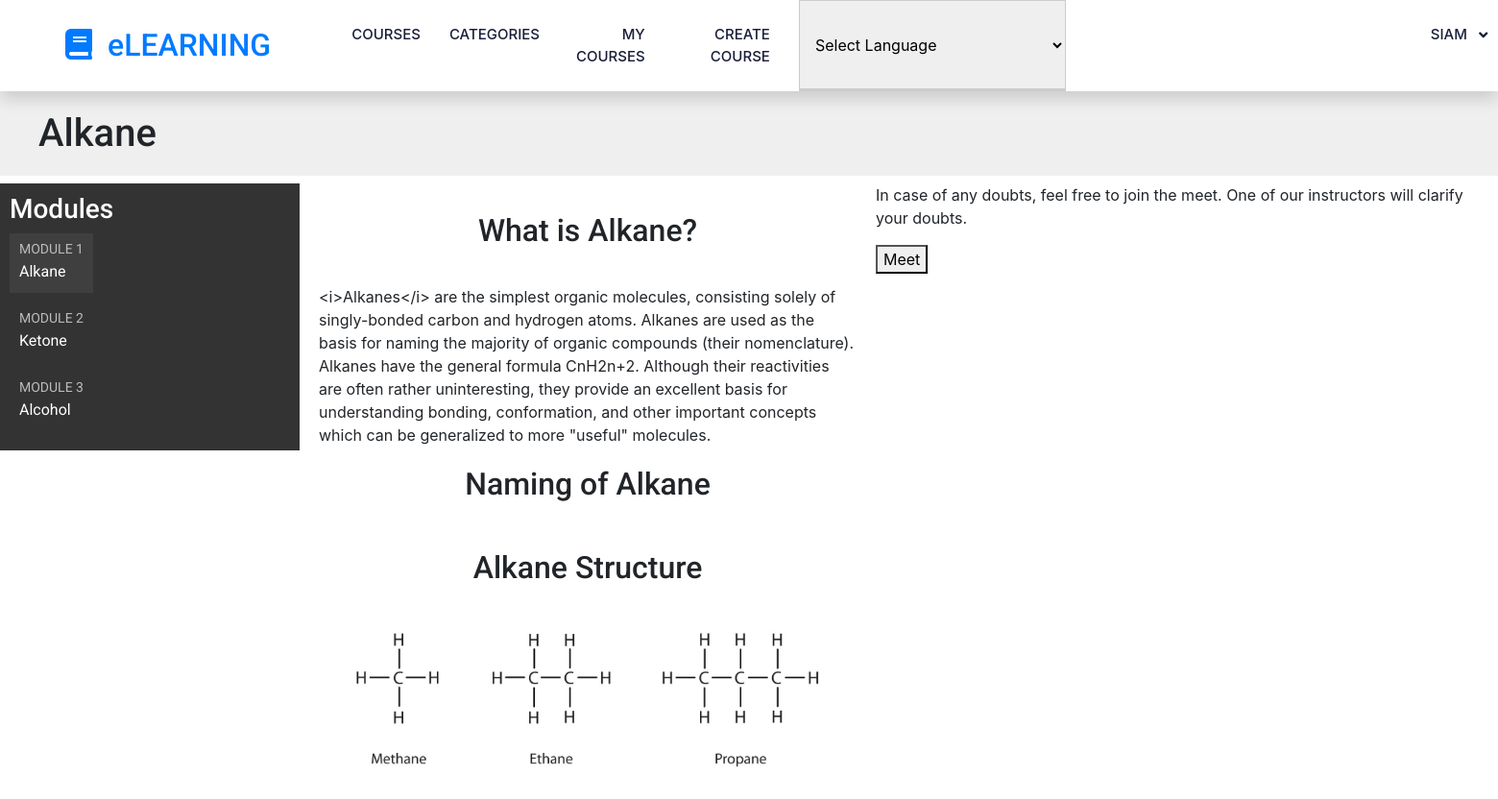
/students/course/3/ (signed in), run on the app's committed database.
### courses/models.py (models this page shows, shortened)
class Module(models.Model):
    course = models.ForeignKey(Course,
                        related_name='modules',
                        on_delete=models.CASCADE)
    title = models.CharField(max_length=200)
    description = models.TextField(blank=True)
    order = OrderField(blank=True, for_fields=['course'])
    class Meta:
        ordering = ['order'] #default ordering
    def __str__(self):
        return '{}. {}'.format(self.order, self.title)

class Content(models.Model):
    module = models.ForeignKey(Module,
                               related_name='contents',
                               on_delete=models.CASCADE)
    content_type = models.ForeignKey(ContentType,
                                     limit_choices_to={'model__in':('text',
                                                                    'video',
                                                                    'image',
                                                                    'file')},
                                     on_delete=models.CASCADE)
    object_id = models.PositiveIntegerField()
    item = GenericForeignKey('content_type', 'object_id')
    order = OrderField(blank=True, for_fields=['module'])
    class Meta:
            ordering = ['order']

class ItemBase(models.Model):
    owner = models.ForeignKey(User,
                              related_name='%(class)s_related',
                              on_delete=models.CASCADE)
    title = models.CharField(max_length=250)
    created = models.DateTimeField(auto_now_add=True)
    updated = models.DateTimeField(auto_now=True)
    class Meta:
         abstract =True
    def render(self):
        return render_to_string('courses/content/{}.html'.format(
                            self._meta.model_name), {'item': self})

class Text(ItemBase):
    content = models.TextField()

class Video(ItemBase):
    url = models.URLField()

class Image(ItemBase):
    file = models.FileField(upload_to='images')

### students/views.py (the view)
class StudentCourseDetailView(DetailView):
    model = Course
    template_name = 'students/course/detail.html'
    def get_queryset(self):
        qs = super(StudentCourseDetailView, self).get_queryset()
        return qs.filter(students__in=[self.request.user])
    def get_context_data(self, **kwargs):
        context = super(StudentCourseDetailView,
                        self).get_context_data(**kwargs)
        course = self.get_object()
        if 'module_id' in self.kwargs:
            context['module'] = course.modules.get(
                                    id=self.kwargs['module_id'])
        else:
            context['module'] = course.modules.all()[0]
        return context

### courses/templatetags/course.py (called while the page is built)
@register.filter(name='has_group')
def has_group(user, group_name):
    group = Group.objects.get(name=group_name)
    return True if group in user.groups.all() else False

### templates/students/course/detail.html (shortened to what this page needs)
{% extends "base.html" %}
{% load cache %}
{% block content %}
    <h1>
        {{ module.title }}
    </h1>
    <div>
    <div class="contents">
        <h3>Modules</h3>
        <ul id="modules">
        {% for m in object.modules.all %}
            <li data-id="{{ m.id }}" {% if m == module %}class="selected"{% endif %}>
                <a href="{% url "student_course_detail_module" object.id m.id %}">
                    <span>
                        Module <span class="order">{{ m.order|add:1 }}</span>
                    </span>
                    <br>
                    {{ m.title }}
                </a>
            </li>
        {% empty %}
            <li>No modules yet.</li>
        {% endfor %}
        </ul>
    </div>
    <div class="module">
        {% cache 600 module_contents module %}
            {% for content in module.contents.all %}
                {% with item=content.item %}
                    <h2>{{ item.title }}</h2>
                    {{ item.render }}
                {% endwith %}
            {% endfor %}
        {% endcache %}
    </div>
    </div>
    <p>In case of any doubts, feel free to join the meet. One of our instructors will clarify your doubts.</p>
    <button onclick="myfunction()">Meet</button>
{% endblock %}

### templates/base.html (shortened to what this page needs)
{% load socialaccount %}
{% load course %}
{% load static %}
<!DOCTYPE html>
<html>
<head>
      <link href="https://cdnjs.cloudflare.com/ajax/libs/font-awesome/5.10.0/css/all.min.css" rel="stylesheet">
      <link href="https://cdn.jsdelivr.net/npm/bootstrap-icons@1.4.1/font/bootstrap-icons.css" rel="stylesheet">
      <link href="lib/animate/animate.min.css" rel="stylesheet">
      <link href="lib/owlcarousel/assets/owl.carousel.min.css" rel="stylesheet">
      <link href="css/bootstrap.min.css" rel="stylesheet">
<link rel="stylesheet" href="{% static 'css/slider.css' %}">
 <link rel="stylesheet" href="{% static 'css/base.css' %}">
    <link rel="stylesheet" href="https://stackpath.bootstrapcdn.com/bootstrap/4.3.1/css/bootstrap.min.css"/>
</head>
<body>
  {% include 'base/navbar.html' %}
    <div id="content">
      {% block content %}
      {% endblock %}
    </div>
</body>
</html>

### templates/base/navbar.html (shortened to what this page needs)
{% load course %}
{% url 'course_list' as course_list %}
{% url 'home' as home_url %}
{% url 'sub_list' as subject_url %}
{% url 'manage_course_list' as mine %}
{% url 'student_course_list' as std %}
{% url 'course_create' as create_url %}
{% load static %}
<link rel="stylesheet" href="{% static 'css/style.css' %}">
<nav class="navbar navbar-expand-lg bg-white navbar-light shadow sticky-top p-0">
  <a href="{% url 'home' %}" class="navbar-brand d-flex align-items-center px-4 px-lg-5">
      <h2 class="m-0 text-primary"><i class="fa fa-book me-3"></i>eLEARNING</h2>
  </a>
  <div class="collapse navbar-collapse" style="text-align: right;" id="navbarCollapse">
      <div class="navbar-nav ms-auto p-4 p-lg-0">
        <ul class="navbar-nav mr-auto">
          <li class="nav-item {% if request.path == course_list %}active{% endif %}">
            <a class="nav-link" href="{{ course_list }}" style="text-align: right;">Courses <span class="sr-only">(current)</span></a>
          </li>
          <li class="nav-item {% if request.path == subject_url %}active{% endif %}">
            <a class="nav-link" href="{{ subject_url }}">Categories</a>
          </li>
        </ul>
        <div class="collapse navbar-collapse" id="navbarCollapse">
          {% if user.is_authenticated %}
            <ul class="navbar-nav ml-auto">
             {% if request.user|has_group:"Instructors" %}
              <li class="nav-item {% if request.path == mine %}active{% endif %}">
                <a class="nav-link" href="{{mine}}">My Courses</a>
              </li>
              <li class="nav-item {% if request.path == create_url %}active{% endif %}">
                <a class="nav-link" href="{{create_url}}">Create Course</a>
              </li>
              {% else %}
              <li class="nav-item {% if request.path == std %}active{% endif %}">
                <a class="nav-link" href="{{std}}">Enrolled Courses</a>
              </li>
              {% endif %}
     <select onchange="doGTranslate(this);"><option value="">Select Language</option></select>
                <li class="nav-item" style="margin-left: 380px;">
                  <a class="nav-link dropdown-toggle" href="#" id="userMenu"
                    data-toggle="dropdown" aria-haspopup="true"
                    aria-expanded="false">
                    {{ user.username }}
                  </a>
                </li>
              </ul>
            {% endif %}
          </div>
       </div>
          </div>
</nav>

### templates/courses/content/text.html
{{ item.content|linebreaks|safe }}

### templates/courses/content/video.html (shortened to what this page needs)
{% load embed_video_tags %}

### templates/courses/content/image.html
<p><img class="img-fluid" src="{{ item.file.url }}" ></p>

### static/css/slider.css (style rules this page uses)
h2 { text-align:center; padding: 20px; }

### static/css/base.css (style rules this page uses)
body { margin:0; font-family:'Roboto', sans-serif; font-weight:400; color:#333; }
a { color:#3fad37; text-decoration:none; }
ul { float:left; }
h1, h2, h3, h4, h5, h6 { font-family:'Roboto', sans-serif; font-weight:300; }
h1 { background:#efefef; width:100%; overflow:auto; padding:20px 0 20px 40px; margin:0; }
.module { padding:10px 20px; float:left; width:600px; }
.module p { margin:10px 0 20px; width:100%; float:left; }
.contents { width:20%; padding:10px; float:left; background:#333; color: #fff; font-family:'Roboto', sans-serif; }
.contents ul { list-style:none; margin:0; padding:0; }
.contents ul li { margin:0 0 10px 0; padding:4px 10px 10px; overflow:auto; }
.contents ul li.selected { background:#3f3f3f; }
.contents ul span { text-transform:uppercase; color:#bbb; font-size:14px; }
.contents ul a { display:block; color:#fff; text-decoration:none; }
input, select, textarea { border:1px solid #ccc; border-bottom:3px solid #ccc; padding:8px 12px; font-size:16px; font-family:'Roboto', sans-serif; float:left; clear:both; width:300px; }
select { width:324px; }

### static/css/style.css (style rules this page uses)
:root { --primary: #06BBCC; --light: #F0FBFC; --dark: #181d38; }
.navbar .dropdown-toggle::after { border: none; content: "\f107"; font-family: "Font Awesome 5 Free"; font-weight: 900; vertical-align: middle; margin-left: 8px; }
.navbar-light .navbar-nav .nav-link { margin-right: 30px; padding: 25px 0; color: #FFFFFF; font-size: 15px; text-transform: uppercase; outline: none; }
.navbar-light .navbar-brand, .navbar-light a.btn { height: 75px; }
.navbar-light .navbar-nav .nav-link { color: var(--dark); font-weight: 500; }
.navbar-light.sticky-top { top: -100px; transition: .5s; }

### templates/base/navbar.html (style rules this page uses)
body { top:0 !important; }

### data on the page
Module: title "Alkane", order|add "1"
Module: order|add "2", title "Ketone"
Module: order|add "3", title "Alcohol"
Content: item "What is Alkane?", item.content "<i>Alkanes</i> are the simplest organic molecules, consisting solely of singly-bonded carbon and hydrogen atoms. Alkanes are used as the basis for naming the majority of organic compounds (their nomenclature). Alkanes have the general formula CnH2n+2. Although their reactivities are often rather uninteresting, they provide an excellent basis for understanding bonding, conformation, and other important concepts which can be generalized to more \"useful\" molecules."
Content: item "Naming of Alkane"
Content: item "Alkane Structure", item.file (picture)

### other printed values
{{ user.username }} "SIAM"
